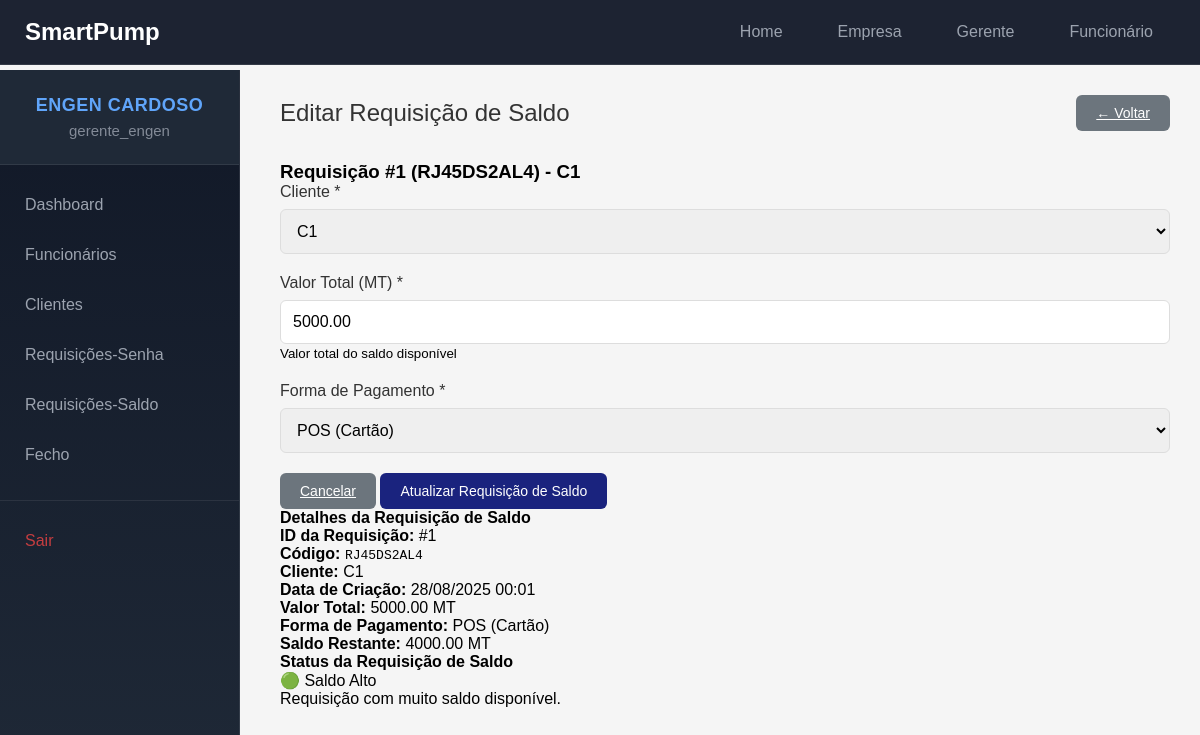
Screenshot of /gerente/requisicoes-saldo/1/editar/ (signed in) with the database file from the repository.
### empresas/models.py (models this page shows, shortened)
class Empresa(models.Model):
   nome = models.CharField(max_length=200)
   status = models.BooleanField(default=True)
   gerente = models.OneToOneField(User, on_delete=models.CASCADE, related_name='empresa_gerenciada')

### gerente/models.py (models this page shows, shortened)
class RequisicaoSaldo(models.Model):
    empresa = models.ForeignKey(Empresa, on_delete=models.CASCADE, related_name='requisicoes_saldo', null=True, blank=True)
    cliente = models.ForeignKey("Cliente", on_delete=models.CASCADE, related_name='requisicoes_saldo')
    valor_total = models.DecimalField(max_digits=10, decimal_places=2, validators=[MinValueValidator(0)])
    funcionario_responsavel = models.ForeignKey("Funcionario", on_delete=models.SET_NULL, null=True, blank=True)
    codigo = models.CharField(max_length=10, unique=True, default=gerar_codigo, editable=False)
    data_criacao = models.DateTimeField(auto_now_add=True)
    ativa = models.BooleanField(default=True)
    fecho = models.ForeignKey(Fecho, on_delete=models.SET_NULL, null=True, blank=True, related_name='requisicoes_saldo')
    FORMA_PAGAMENTO_CHOICES = [
        ('transferencia', 'Transferência Bancária'),
        ('cash', 'Dinheiro (Cash)'),
        ('pos', 'POS (Cartão)'),
    ]
    forma_pagamento = models.CharField(
        max_length=20,
        choices=FORMA_PAGAMENTO_CHOICES,
        verbose_name="Forma de Pagamento",
        default='cash'
    )
    banco = models.CharField(
        max_length=100,
        null=True,
        blank=True,
        verbose_name="Nome do Banco",
        help_text="Obrigatório apenas para transferência bancária"
    )
    @property
    def saldo_restante(self):
        total_debitos = self.movimentos.aggregate(models.Sum("valor"))["valor__sum"] or 0
        return self.valor_total - total_debitos

class Cliente(models.Model):
   empresa = models.ForeignKey(Empresa, on_delete=models.CASCADE, related_name='clientes', null=True, blank=True)
   nome = models.CharField(max_length=100)
   email = models.EmailField(blank=True, null=True)
   contacto = models.CharField(max_length=20, blank=True, null=True)
   endereco = models.TextField(blank=True, null=True)
   data_criacao = models.DateTimeField(auto_now_add=True)

### gerente/views.py (the view, shortened to what this page needs)
# urls.py: path('requisicoes-saldo/<int:requisicao_id>/editar/', views.editar_requisicao_saldo, name='editar_requisicao_saldo'),
@user_passes_test(is_gerente, login_url='/login/')
def editar_requisicao_saldo(request, requisicao_id):
    empresa = get_empresa_usuario(request.user)
    if not empresa:
        messages.error(request, 'Empresa não encontrada.')
        return redirect('login')
    requisicao = get_object_or_404(RequisicaoSaldo, id=requisicao_id, empresa=empresa, ativa=True)
    if requisicao.fecho:
        messages.error(request, f'Não é possível editar a requisição de saldo #{requisicao.id} pois ela já foi fechada no fecho #{requisicao.fecho.id}.')
        return redirect('requisicoes_saldo')
    clientes = Cliente.objects.filter(empresa=empresa).order_by('nome')
    context = {
        'requisicao': requisicao,
        'clientes': clientes,
    }
    return render(request, 'gerente/editar_req_saldo.html', context)

### gerente/context_processors.py (called while the page is built)
def empresa_context(request):
    if request.user.is_authenticated:
        try:
            if hasattr(request.user, 'empresa_gerenciada'):
                return {'empresa_atual': request.user.empresa_gerenciada}
            elif hasattr(request.user, 'funcionario'):
                return {'empresa_atual': request.user.funcionario.empresa}
        except:
            pass
    return {'empresa_atual': None}

### gerente/views.py (called while the page is built)
def is_gerente(user):
  return user.groups.filter(name='Gerente').exists()

def get_empresa_usuario(user):
   try:
       if hasattr(user, 'empresa_gerenciada'):
           return user.empresa_gerenciada
       elif hasattr(user, 'funcionario'):
           return user.funcionario.empresa
   except:
       pass
   return None

### templates/gerente/editar_req_saldo.html (shortened to what this page needs)
{% extends 'gerente/base.html' %}
{% block content %}
<div class="content-header">
    <h2>Editar Requisição de Saldo</h2>
    <a href="{% url 'requisicoes_saldo' %}" class="btn-secondary">
        ← Voltar
    </a>
</div>
<div class="form-container">
    <div class="form-card">
        <div class="form-header">
            <h3>Requisição #{{ requisicao.id }} ({{ requisicao.codigo }}) - {{ requisicao.cliente.nome }}</h3>
        </div>
        <form method="post" action="{% url 'editar_requisicao_saldo' requisicao.id %}">
            <div class="form-body">
                <div class="form-group">
                    <label for="cliente">Cliente <span class="required">*</span></label>
                    <select class="form-control" id="cliente" name="cliente" required>
                        {% for cliente in clientes %}
                        <option value="{{ cliente.id }}" {% if cliente.id == requisicao.cliente.id %}selected{% endif %}>
                            {{ cliente.nome }}
                        </option>
                        {% endfor %}
                    </select>
                </div>
                <div class="form-group">
                    <label for="valor_total">Valor Total (MT) <span class="required">*</span></label>
                    <input type="number" class="form-control" id="valor_total" name="valor_total" step="0.01" min="0"
                        value="{{ requisicao.valor_total }}" required>
                    <small class="form-text">Valor total do saldo disponível</small>
                </div>
                <div class="form-group">
                    <label for="forma_pagamento">Forma de Pagamento <span class="required">*</span></label>
                    <select class="form-control" id="forma_pagamento" name="forma_pagamento" required>
                        <option value="pos" {% if requisicao.forma_pagamento == 'pos' %}selected{% endif %}>
                            POS (Cartão)
                        </option>
                    </select>
                </div>
            </div>
            <div class="form-footer">
                <a href="{% url 'requisicoes_saldo' %}" class="btn-secondary">Cancelar</a>
                <button type="submit" class="btn-submit">Atualizar Requisição de Saldo</button>
            </div>
        </form>
    </div>
</div>
<div class="info-section">
    <div class="info-card">
        <h4>Detalhes da Requisição de Saldo</h4>
        <div class="info-grid">
            <div class="info-item">
                <strong>ID da Requisição:</strong>
                <span>#{{ requisicao.id }}</span>
            </div>
            <div class="info-item">
                <strong>Código:</strong>
                <span><code>{{ requisicao.codigo }}</code></span>
            </div>
            <div class="info-item">
                <strong>Cliente:</strong>
                <span>{{ requisicao.cliente.nome }}</span>
            </div>
            <div class="info-item">
                <strong>Data de Criação:</strong>
                <span>{{ requisicao.data_criacao|date:"d/m/Y H:i" }}</span>
            </div>
            <div class="info-item">
                <strong>Valor Total:</strong>
                <span class="valor-highlight">{{ requisicao.valor_total }} MT</span>
            </div>
            <div class="info-item">
                <strong>Forma de Pagamento:</strong>
                <span>
                    {% if requisicao.forma_pagamento == 'transferencia' %}
                        Transferência Bancária
                        {% if requisicao.banco %}
                            ({{ requisicao.banco }})
                        {% endif %}
                    {% elif requisicao.forma_pagamento == 'cash' %}
                        Dinheiro (Cash)
                    {% elif requisicao.forma_pagamento == 'pos' %}
                        POS (Cartão)
                    {% else %}
                        Não informado
                    {% endif %}
                </span>
            </div>
            <div class="info-item">
                <strong>Saldo Restante:</strong>
                <span class="valor-highlight">{{ requisicao.saldo_restante }} MT</span>
            </div>
        </div>
    </div>
</div>
<div class="info-section">
    <div class="info-card">
        <h4>Status da Requisição de Saldo</h4>
        <div class="status-info">
            {% if requisicao.saldo_restante == 0 %}
            <div class="status-badge status-completed">✅ Saldo Esgotado</div>
            <p>Todo o saldo foi utilizado.</p>
            {% elif requisicao.saldo_restante <= 50 %}
            <div class="status-badge status-warning">⚠️ Saldo Baixo</div>
            <p>Considere recarregar ou criar uma nova requisição de saldo.</p>
            {% elif requisicao.saldo_restante <= 200 %}
            <div class="status-badge status-medium">🔶 Saldo Médio</div>
            <p>Requisição em uso normal.</p>
            {% else %}
            <div class="status-badge status-high">🟢 Saldo Alto</div>
            <p>Requisição com muito saldo disponível.</p>
            {% endif %}
        </div>
    </div>
</div>
{% endblock %}

### templates/gerente/sidebar.html (shortened to what this page needs)
<div class="sidebar">
    <div class="user-section">
        <div class="empresa-name">{{ empresa_atual.nome|default:"Sistema" }}</div>
        <div class="user-info">{{ request.user.get_full_name|default:request.user.username }}</div>
    </div>
    <nav class="sidebar-nav">
        <ul class="nav-list">
            <li class="nav-item">
                <a href="{% url 'dashboard' %}" class="nav-link {% if request.resolver_match.url_name == 'dashboard' %}active{% endif %}">
                    Dashboard
                </a>
            </li>
            <li class="nav-item">
                <a href="{% url 'funcionarios' %}" class="nav-link {% if request.resolver_match.url_name == 'funcionarios' %}active{% endif %}">
                    Funcionários
                </a>
            </li>
            <li class="nav-item">
                <a href="{% url 'clientes' %}" class="nav-link {% if request.resolver_match.url_name == 'clientes' %}active{% endif %}">
                    Clientes
                </a>
            </li>
            <li class="nav-item">
                <a href="{% url 'requisicoes' %}" class="nav-link {% if request.resolver_match.url_name == 'requisicoes' %}active{% endif %}">
                    Requisições-Senha
                </a>
            </li>
            <li class="nav-item">
                <a href="{% url 'requisicoes_saldo' %}" class="nav-link {% if request.resolver_match.url_name == 'requisicoes_saldo' %}active{% endif %}">
                    Requisições-Saldo
                </a>
            </li>
            <li class="nav-item">
                <a href="{% url 'fecho' %}" class="nav-link {% if request.resolver_match.url_name == 'fechos' %}active{% endif %}">
                    Fecho
                </a>
            </li>
            <li class="nav-item nav-divider">
                <a href="{% url 'logout' %}" class="nav-link nav-logout">
                    Sair
                </a>
            </li>
        </ul>
    </nav>
</div>

### templates/gerente/base.html (style rules this page uses)
* { margin: 0; padding: 0; box-sizing: border-box; }
body { font-family: Arial, sans-serif; background-color: #f5f5f5; overflow-x: hidden; padding-top: 65px; }
.content-header { margin-bottom: 30px; display: flex; justify-content: space-between; align-items: center; }
.content-header h2 { color: #333; font-size: 24px; font-weight: normal; }
.form-group { margin-bottom: 20px; }
.form-group label { display: block; margin-bottom: 8px; color: #333; font-weight: 500; }
.form-control { width: 100%; padding: 12px; border: 1px solid #ddd; border-radius: 6px; font-size: 16px; transition: border-color 0.3s ease, box-shadow 0.3s ease; }
.btn-secondary { background-color: #6c757d; color: white; padding: 10px 20px; border: none; border-radius: 6px; cursor: pointer; font-size: 14px; font-weight: 500; transition: background-color 0.3s ease; }
.btn-submit { background-color: #1a237e; color: white; padding: 10px 20px; border: none; border-radius: 6px; cursor: pointer; font-size: 14px; font-weight: 500; transition: background-color 0.3s ease; }

### templates/gerente/navbar.html (style rules this page uses)
.nav-link { color: rgba(255, 255, 255, 0.8); text-decoration: none; padding: 8px 16px; border-radius: 6px; transition: all 0.2s ease; font-size: 0.95rem; font-weight: 400; }

### templates/gerente/sidebar.html (style rules this page uses)
.sidebar { width: 240px; background: linear-gradient(180deg, #111827, #1f2937); min-height: calc(100vh - 70px); position: fixed; left: 0; top: 70px; overflow-y: auto; border-right: 1px solid rgba(255,255,255,0.1); z-index: 1000; }
.user-section { padding: 25px 15px; background: #1f2937; text-align: center; border-bottom: 1px solid rgba(255, 255, 255, 0.08); }
.empresa-name { color: #60a5fa; font-size: 18px; font-weight: 700; letter-spacing: 0.5px; margin-bottom: 6px; text-transform: uppercase; }
.user-info { color: #9ca3af; font-size: 15px; font-weight: 500; opacity: 0.8; }
.sidebar-nav { padding-top: 15px; }
.nav-list { list-style: none; padding: 0; margin: 0; }
.nav-item { margin: 0; }
.nav-divider { margin-top: auto; border-top: 1px solid rgba(255, 255, 255, 0.08); padding-top: 15px; margin-top: 20px; }
.nav-link { display: block; padding: 16px 22px; color: #9ca3af; text-decoration: none; font-size: 16px; font-weight: 500; border-left: 3px solid transparent; position: relative; }
.nav-logout { color: #ef4444 !important; opacity: 0.8; }

### rows the page displays
Empresa: nome "ENGEN CARDOSO"
RequisicaoSaldo: id "1", codigo "RJ45DS2AL4", cliente.nome "C1", cliente "C1", valor_total "5000.00", forma_pagamento "POS (Cartão)", data_criacao "28/08/2025 00:01", saldo_restante "4000.00"

### other values shown
{{ request.user.get_full_name|default:request.user.username }} "gerente_engen"
